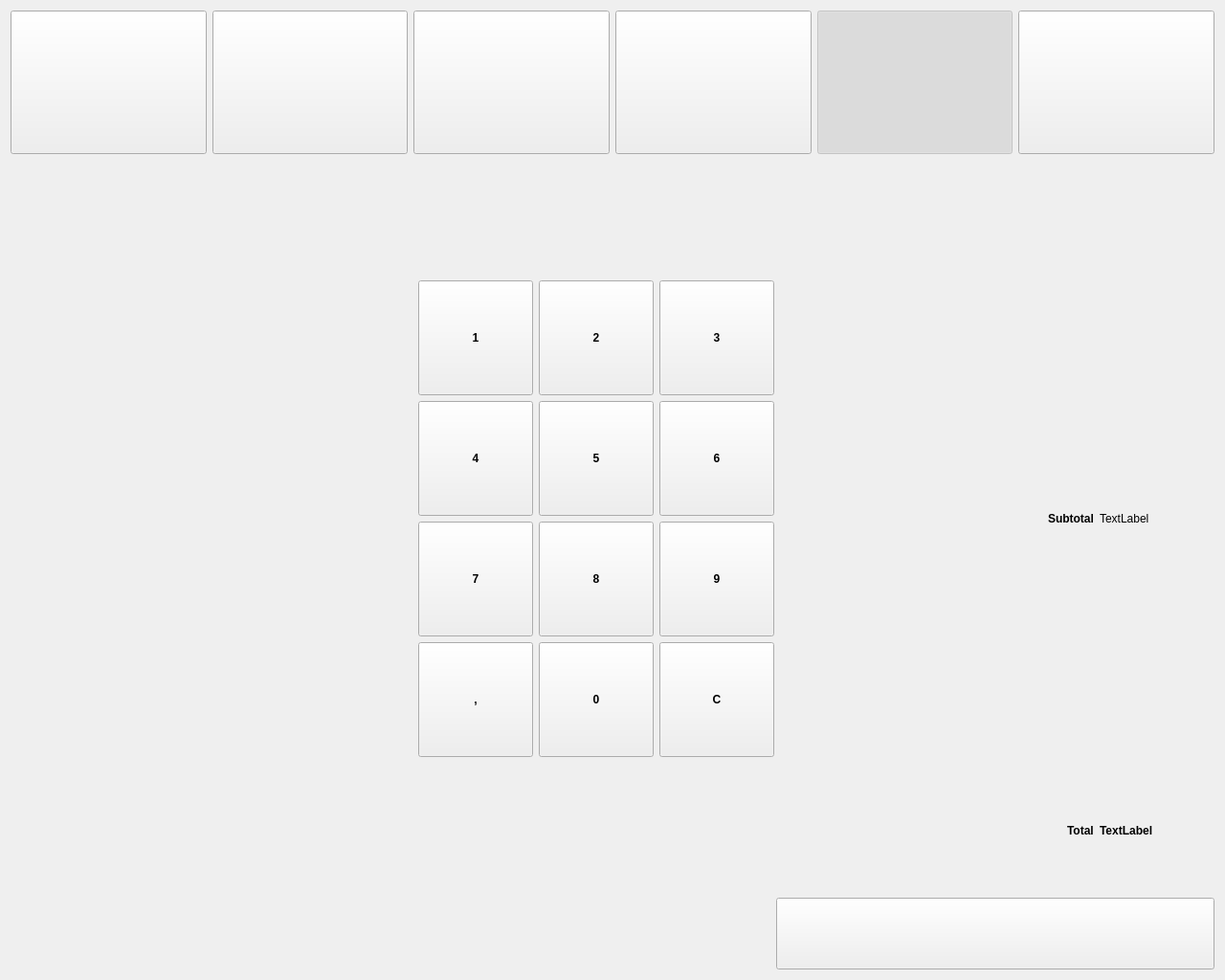
<?xml version="1.0" encoding="UTF-8"?>
<ui version="4.0">
 <class>DepositWindow</class>
 <widget class="QWidget" name="DepositWindow">
  <property name="geometry">
   <rect>
    <x>0</x>
    <y>0</y>
    <width>1280</width>
    <height>1024</height>
   </rect>
  </property>
  <property name="sizePolicy">
   <sizepolicy hsizetype="Preferred" vsizetype="Preferred">
    <horstretch>0</horstretch>
    <verstretch>0</verstretch>
   </sizepolicy>
  </property>
  <property name="windowTitle">
   <string>Form</string>
  </property>
  <property name="styleSheet">
   <string notr="true">#newBalanceLabel{
font: 30pt &quot;Calibri&quot;;
}

#depositLabel{
font: 30pt &quot;Calibri&quot;;
}


#subtotalLabel {
font-weight: bold;
font: 30pt &quot;Calibri&quot;;
}



#newBalanceLabel{
font-weight: bold;
font: 40pt &quot;Calibri&quot;;
}

#totalLabel {
font-weight: bold;
font: 40pt &quot;Calibri&quot;;
}

#pushButton_00 {
font-weight: bold;
font: 30pt &quot;Calibri&quot;;
}
#pushButton_01 {
font-weight: bold;
font: 30pt &quot;Calibri&quot;;
}
#pushButton_02 {
font-weight: bold;
font: 30pt &quot;Calibri&quot;;
}
#pushButton_03 {
font-weight: bold;
font: 30pt &quot;Calibri&quot;;
}
#pushButton_04 {
font-weight: bold;
font: 30pt &quot;Calibri&quot;;
}#pushButton_05 {
font-weight: bold;
font: 30pt &quot;Calibri&quot;;
}
#pushButton_06 {
font-weight: bold;
font: 30pt &quot;Calibri&quot;;
}
#pushButton_07 {
font-weight: bold;
font: 30pt &quot;Calibri&quot;;
}
#pushButton_08 {
font-weight: bold;
font: 30pt &quot;Calibri&quot;;
}
#pushButton_09 {
font-weight: bold;
font: 30pt &quot;Calibri&quot;;
}
#pushButton_C {
font-weight: bold;
font: 30pt &quot;Calibri&quot;;
}
#pushButton_coma {
font-weight: bold;
font: 30pt &quot;Calibri&quot;;
}


#confirmButton{
qproperty-icon: url(&quot;:/images/ok.png&quot;);
qproperty-iconSize: 60px 60px;
}



#newinvoiceButton{
qproperty-icon: url(&quot;:/images/newinvoice.png&quot;);
qproperty-iconSize: 120px 120px;
}

#tableReservationButton{
qproperty-icon: url(&quot;:/images/reservation.png&quot;);
qproperty-iconSize: 120px 120px;
}


#invoicesPushButton{
qproperty-icon: url(&quot;:/images/invoices.png&quot;);
qproperty-iconSize: 120px 120px;
}

#accountButton{
qproperty-icon: url(&quot;:/images/account.png&quot;);
qproperty-iconSize: 120px 120px;
}


#depositsButton{
qproperty-icon: url(&quot;:/images/deposits.png&quot;);
qproperty-iconSize: 120px 120px;
}

#exitButton{
qproperty-icon: url(&quot;:/images/exit.png&quot;);
qproperty-iconSize: 120px 120px;
}</string>
  </property>
  <layout class="QVBoxLayout" name="verticalLayout_3">
   <item>
    <widget class="QWidget" name="topPanelWidget" native="true">
     <property name="minimumSize">
      <size>
       <width>0</width>
       <height>150</height>
      </size>
     </property>
     <property name="maximumSize">
      <size>
       <width>16777215</width>
       <height>150</height>
      </size>
     </property>
     <layout class="QHBoxLayout" name="horizontalLayout_5">
      <property name="leftMargin">
       <number>0</number>
      </property>
      <property name="topMargin">
       <number>0</number>
      </property>
      <property name="rightMargin">
       <number>0</number>
      </property>
      <property name="bottomMargin">
       <number>0</number>
      </property>
      <item>
       <widget class="QPushButton" name="newinvoiceButton">
        <property name="sizePolicy">
         <sizepolicy hsizetype="Minimum" vsizetype="Expanding">
          <horstretch>0</horstretch>
          <verstretch>0</verstretch>
         </sizepolicy>
        </property>
       </widget>
      </item>
      <item>
       <widget class="QPushButton" name="tableReservationButton">
        <property name="sizePolicy">
         <sizepolicy hsizetype="Minimum" vsizetype="Expanding">
          <horstretch>0</horstretch>
          <verstretch>0</verstretch>
         </sizepolicy>
        </property>
       </widget>
      </item>
      <item>
       <widget class="QPushButton" name="invoicesPushButton">
        <property name="enabled">
         <bool>true</bool>
        </property>
        <property name="sizePolicy">
         <sizepolicy hsizetype="Minimum" vsizetype="Expanding">
          <horstretch>0</horstretch>
          <verstretch>0</verstretch>
         </sizepolicy>
        </property>
        <property name="checkable">
         <bool>false</bool>
        </property>
        <property name="checked">
         <bool>false</bool>
        </property>
       </widget>
      </item>
      <item>
       <widget class="QPushButton" name="accountButton">
        <property name="sizePolicy">
         <sizepolicy hsizetype="Minimum" vsizetype="Expanding">
          <horstretch>0</horstretch>
          <verstretch>0</verstretch>
         </sizepolicy>
        </property>
       </widget>
      </item>
      <item>
       <widget class="QPushButton" name="depositsButton">
        <property name="enabled">
         <bool>false</bool>
        </property>
        <property name="sizePolicy">
         <sizepolicy hsizetype="Minimum" vsizetype="Expanding">
          <horstretch>0</horstretch>
          <verstretch>0</verstretch>
         </sizepolicy>
        </property>
        <property name="minimumSize">
         <size>
          <width>0</width>
          <height>0</height>
         </size>
        </property>
        <property name="maximumSize">
         <size>
          <width>16777215</width>
          <height>16777215</height>
         </size>
        </property>
        <property name="checkable">
         <bool>true</bool>
        </property>
        <property name="checked">
         <bool>true</bool>
        </property>
       </widget>
      </item>
      <item>
       <widget class="QPushButton" name="exitButton">
        <property name="sizePolicy">
         <sizepolicy hsizetype="Minimum" vsizetype="Expanding">
          <horstretch>0</horstretch>
          <verstretch>0</verstretch>
         </sizepolicy>
        </property>
        <property name="minimumSize">
         <size>
          <width>0</width>
          <height>0</height>
         </size>
        </property>
        <property name="maximumSize">
         <size>
          <width>16777215</width>
          <height>16777215</height>
         </size>
        </property>
        <property name="autoFillBackground">
         <bool>false</bool>
        </property>
       </widget>
      </item>
     </layout>
    </widget>
   </item>
   <item>
    <spacer name="verticalSpacer">
     <property name="orientation">
      <enum>Qt::Vertical</enum>
     </property>
     <property name="sizeType">
      <enum>QSizePolicy::Fixed</enum>
     </property>
     <property name="sizeHint" stdset="0">
      <size>
       <width>20</width>
       <height>120</height>
      </size>
     </property>
    </spacer>
   </item>
   <item>
    <widget class="QWidget" name="depositWidget" native="true">
     <layout class="QHBoxLayout" name="horizontalLayout_6">
      <property name="leftMargin">
       <number>0</number>
      </property>
      <property name="topMargin">
       <number>0</number>
      </property>
      <property name="rightMargin">
       <number>0</number>
      </property>
      <property name="bottomMargin">
       <number>0</number>
      </property>
      <item>
       <widget class="QWidget" name="numPadDisplayWidget" native="true">
        <layout class="QHBoxLayout" name="horizontalLayout_8">
         <property name="leftMargin">
          <number>0</number>
         </property>
         <property name="topMargin">
          <number>0</number>
         </property>
         <property name="rightMargin">
          <number>0</number>
         </property>
         <property name="bottomMargin">
          <number>0</number>
         </property>
         <item>
          <spacer name="horizontalSpacer_4">
           <property name="orientation">
            <enum>Qt::Horizontal</enum>
           </property>
           <property name="sizeType">
            <enum>QSizePolicy::Fixed</enum>
           </property>
           <property name="sizeHint" stdset="0">
            <size>
             <width>420</width>
             <height>20</height>
            </size>
           </property>
          </spacer>
         </item>
         <item>
          <widget class="QWidget" name="numPadWidget1" native="true">
           <layout class="QGridLayout" name="gridLayout">
            <property name="leftMargin">
             <number>6</number>
            </property>
            <property name="topMargin">
             <number>6</number>
            </property>
            <property name="rightMargin">
             <number>6</number>
            </property>
            <property name="bottomMargin">
             <number>6</number>
            </property>
            <property name="spacing">
             <number>6</number>
            </property>
            <item row="0" column="0">
             <widget class="QPushButton" name="pushButton_01">
              <property name="sizePolicy">
               <sizepolicy hsizetype="Fixed" vsizetype="Fixed">
                <horstretch>0</horstretch>
                <verstretch>0</verstretch>
               </sizepolicy>
              </property>
              <property name="minimumSize">
               <size>
                <width>120</width>
                <height>120</height>
               </size>
              </property>
              <property name="text">
               <string>1</string>
              </property>
             </widget>
            </item>
            <item row="1" column="1">
             <widget class="QPushButton" name="pushButton_05">
              <property name="sizePolicy">
               <sizepolicy hsizetype="Fixed" vsizetype="Fixed">
                <horstretch>0</horstretch>
                <verstretch>0</verstretch>
               </sizepolicy>
              </property>
              <property name="minimumSize">
               <size>
                <width>120</width>
                <height>120</height>
               </size>
              </property>
              <property name="text">
               <string>5</string>
              </property>
             </widget>
            </item>
            <item row="2" column="0">
             <widget class="QPushButton" name="pushButton_07">
              <property name="sizePolicy">
               <sizepolicy hsizetype="Fixed" vsizetype="Fixed">
                <horstretch>0</horstretch>
                <verstretch>0</verstretch>
               </sizepolicy>
              </property>
              <property name="minimumSize">
               <size>
                <width>120</width>
                <height>120</height>
               </size>
              </property>
              <property name="text">
               <string>7</string>
              </property>
             </widget>
            </item>
            <item row="2" column="2">
             <widget class="QPushButton" name="pushButton_09">
              <property name="sizePolicy">
               <sizepolicy hsizetype="Fixed" vsizetype="Fixed">
                <horstretch>0</horstretch>
                <verstretch>0</verstretch>
               </sizepolicy>
              </property>
              <property name="minimumSize">
               <size>
                <width>120</width>
                <height>120</height>
               </size>
              </property>
              <property name="text">
               <string>9</string>
              </property>
             </widget>
            </item>
            <item row="0" column="1">
             <widget class="QPushButton" name="pushButton_02">
              <property name="sizePolicy">
               <sizepolicy hsizetype="Fixed" vsizetype="Fixed">
                <horstretch>0</horstretch>
                <verstretch>0</verstretch>
               </sizepolicy>
              </property>
              <property name="minimumSize">
               <size>
                <width>120</width>
                <height>120</height>
               </size>
              </property>
              <property name="text">
               <string>2</string>
              </property>
             </widget>
            </item>
            <item row="1" column="0">
             <widget class="QPushButton" name="pushButton_04">
              <property name="sizePolicy">
               <sizepolicy hsizetype="Fixed" vsizetype="Fixed">
                <horstretch>0</horstretch>
                <verstretch>0</verstretch>
               </sizepolicy>
              </property>
              <property name="minimumSize">
               <size>
                <width>120</width>
                <height>120</height>
               </size>
              </property>
              <property name="text">
               <string>4</string>
              </property>
             </widget>
            </item>
            <item row="0" column="2">
             <widget class="QPushButton" name="pushButton_03">
              <property name="sizePolicy">
               <sizepolicy hsizetype="Fixed" vsizetype="Fixed">
                <horstretch>0</horstretch>
                <verstretch>0</verstretch>
               </sizepolicy>
              </property>
              <property name="minimumSize">
               <size>
                <width>120</width>
                <height>120</height>
               </size>
              </property>
              <property name="text">
               <string>3</string>
              </property>
             </widget>
            </item>
            <item row="1" column="2">
             <widget class="QPushButton" name="pushButton_06">
              <property name="sizePolicy">
               <sizepolicy hsizetype="Fixed" vsizetype="Fixed">
                <horstretch>0</horstretch>
                <verstretch>0</verstretch>
               </sizepolicy>
              </property>
              <property name="minimumSize">
               <size>
                <width>120</width>
                <height>120</height>
               </size>
              </property>
              <property name="text">
               <string>6</string>
              </property>
             </widget>
            </item>
            <item row="2" column="1">
             <widget class="QPushButton" name="pushButton_08">
              <property name="sizePolicy">
               <sizepolicy hsizetype="Fixed" vsizetype="Fixed">
                <horstretch>0</horstretch>
                <verstretch>0</verstretch>
               </sizepolicy>
              </property>
              <property name="minimumSize">
               <size>
                <width>120</width>
                <height>120</height>
               </size>
              </property>
              <property name="text">
               <string>8</string>
              </property>
             </widget>
            </item>
            <item row="3" column="1">
             <widget class="QPushButton" name="pushButton_00">
              <property name="sizePolicy">
               <sizepolicy hsizetype="Fixed" vsizetype="Fixed">
                <horstretch>0</horstretch>
                <verstretch>0</verstretch>
               </sizepolicy>
              </property>
              <property name="minimumSize">
               <size>
                <width>120</width>
                <height>120</height>
               </size>
              </property>
              <property name="text">
               <string>0</string>
              </property>
             </widget>
            </item>
            <item row="3" column="0">
             <widget class="QPushButton" name="pushButton_coma">
              <property name="sizePolicy">
               <sizepolicy hsizetype="Fixed" vsizetype="Fixed">
                <horstretch>0</horstretch>
                <verstretch>0</verstretch>
               </sizepolicy>
              </property>
              <property name="minimumSize">
               <size>
                <width>120</width>
                <height>120</height>
               </size>
              </property>
              <property name="text">
               <string>,</string>
              </property>
             </widget>
            </item>
            <item row="3" column="2">
             <widget class="QPushButton" name="pushButton_C">
              <property name="sizePolicy">
               <sizepolicy hsizetype="Fixed" vsizetype="Fixed">
                <horstretch>0</horstretch>
                <verstretch>0</verstretch>
               </sizepolicy>
              </property>
              <property name="minimumSize">
               <size>
                <width>120</width>
                <height>120</height>
               </size>
              </property>
              <property name="text">
               <string>C</string>
              </property>
             </widget>
            </item>
           </layout>
          </widget>
         </item>
         <item>
          <spacer name="horizontalSpacer">
           <property name="orientation">
            <enum>Qt::Horizontal</enum>
           </property>
           <property name="sizeHint" stdset="0">
            <size>
             <width>40</width>
             <height>20</height>
            </size>
           </property>
          </spacer>
         </item>
         <item>
          <widget class="QLabel" name="subtotalLabel">
           <property name="text">
            <string>Subtotal</string>
           </property>
          </widget>
         </item>
         <item>
          <widget class="QLabel" name="depositLabel">
           <property name="minimumSize">
            <size>
             <width>120</width>
             <height>0</height>
            </size>
           </property>
           <property name="text">
            <string>TextLabel</string>
           </property>
          </widget>
         </item>
        </layout>
       </widget>
      </item>
     </layout>
    </widget>
   </item>
   <item>
    <widget class="QWidget" name="newBalanceWidget" native="true">
     <layout class="QHBoxLayout" name="horizontalLayout_7">
      <property name="leftMargin">
       <number>0</number>
      </property>
      <property name="topMargin">
       <number>0</number>
      </property>
      <property name="rightMargin">
       <number>0</number>
      </property>
      <property name="bottomMargin">
       <number>0</number>
      </property>
      <item>
       <spacer name="horizontalSpacer_2">
        <property name="orientation">
         <enum>Qt::Horizontal</enum>
        </property>
        <property name="sizeHint" stdset="0">
         <size>
          <width>40</width>
          <height>20</height>
         </size>
        </property>
       </spacer>
      </item>
      <item>
       <widget class="QLabel" name="totalLabel">
        <property name="text">
         <string>Total</string>
        </property>
       </widget>
      </item>
      <item>
       <widget class="QLabel" name="newBalanceLabel">
        <property name="minimumSize">
         <size>
          <width>120</width>
          <height>0</height>
         </size>
        </property>
        <property name="text">
         <string>TextLabel</string>
        </property>
       </widget>
      </item>
     </layout>
    </widget>
   </item>
   <item>
    <widget class="QWidget" name="bottomPanelWidget" native="true">
     <property name="minimumSize">
      <size>
       <width>0</width>
       <height>0</height>
      </size>
     </property>
     <property name="maximumSize">
      <size>
       <width>16777215</width>
       <height>75</height>
      </size>
     </property>
     <layout class="QHBoxLayout" name="horizontalLayout_3">
      <property name="leftMargin">
       <number>0</number>
      </property>
      <property name="topMargin">
       <number>0</number>
      </property>
      <property name="rightMargin">
       <number>0</number>
      </property>
      <property name="bottomMargin">
       <number>0</number>
      </property>
      <item>
       <spacer name="horizontalSpacer_3">
        <property name="orientation">
         <enum>Qt::Horizontal</enum>
        </property>
        <property name="sizeHint" stdset="0">
         <size>
          <width>40</width>
          <height>20</height>
         </size>
        </property>
       </spacer>
      </item>
      <item>
       <widget class="QWidget" name="horizontalWidget" native="true">
        <property name="minimumSize">
         <size>
          <width>458</width>
          <height>75</height>
         </size>
        </property>
        <property name="maximumSize">
         <size>
          <width>458</width>
          <height>75</height>
         </size>
        </property>
        <layout class="QHBoxLayout" name="horizontalLayout">
         <property name="leftMargin">
          <number>0</number>
         </property>
         <property name="topMargin">
          <number>0</number>
         </property>
         <property name="rightMargin">
          <number>0</number>
         </property>
         <property name="bottomMargin">
          <number>0</number>
         </property>
         <item>
          <widget class="QPushButton" name="confirmButton">
           <property name="sizePolicy">
            <sizepolicy hsizetype="Preferred" vsizetype="Preferred">
             <horstretch>0</horstretch>
             <verstretch>0</verstretch>
            </sizepolicy>
           </property>
          </widget>
         </item>
        </layout>
       </widget>
      </item>
     </layout>
    </widget>
   </item>
  </layout>
 </widget>
 <resources/>
 <connections/>
</ui>
